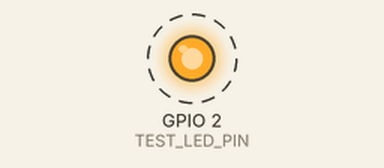
Recording of a sketch running on a simulated ESP32. On the bench: output pins drawn as LEDs (lit = HIGH). Dashed ring = blinking. What the sketch prints to the serial monitor is not drawn.

Above: at 1.5 s.
Timing chart, 0 to 5.6 s (numbered marks = the images above):
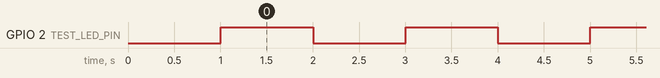

Measured:
- by itself, GPIO 2 (TEST_LED_PIN): alternates HIGH for 1.0 s and LOW for 1.0 s

The sketch:

luxlock_alive_test.ino
```cpp
#include <Arduino.h>

static const uint8_t TEST_LED_PIN = 2;
static const uint32_t HEARTBEAT_MS = 1000;

uint32_t lastBeatAt = 0;
bool ledState = false;

void setup() {
  pinMode(TEST_LED_PIN, OUTPUT);
  digitalWrite(TEST_LED_PIN, LOW);

  Serial.begin(115200);
  delay(1000);

  Serial.println();
  Serial.println("LuxLock ESP32 Alive Test");
  Serial.println("If you see this, setup() is running.");
  Serial.println("LED on GPIO 2 will toggle every second.");
}

void loop() {
  uint32_t now = millis();
  if (lastBeatAt == 0 || now - lastBeatAt >= HEARTBEAT_MS) {
    lastBeatAt = now;
    ledState = !ledState;
    digitalWrite(TEST_LED_PIN, ledState ? HIGH : LOW);

    Serial.print("alive | millis=");
    Serial.print(now);
    Serial.print(" | led=");
    Serial.println(ledState ? "ON" : "OFF");
  }
}
```
